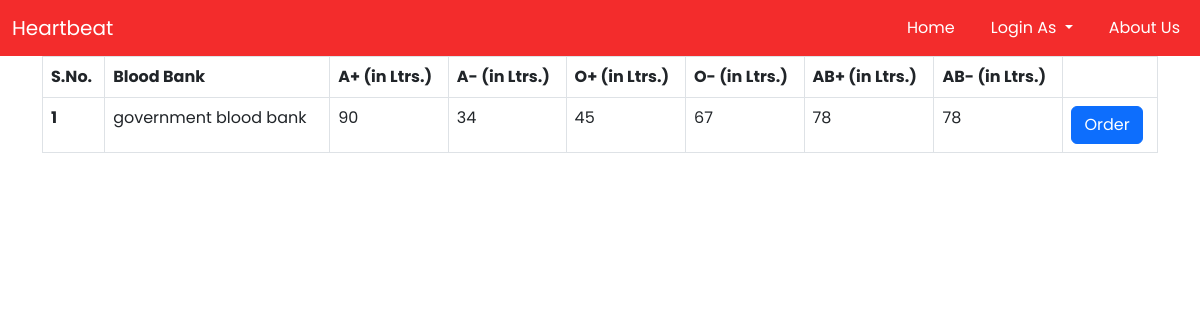
The page /user/bloodbank/list/ on the database as committed earlier.
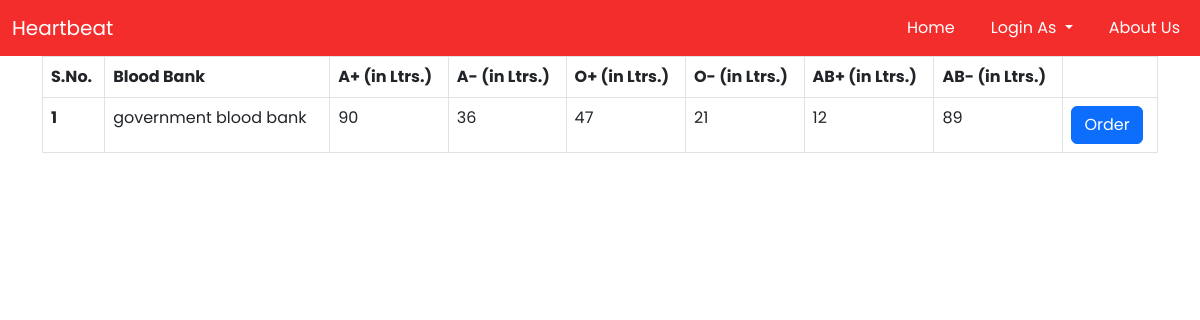
The same page on the database as committed later.
### users/models.py (models this page shows)
class BloodStock(models.Model):
    user=models.OneToOneField(User,on_delete=models.CASCADE)
    apositive = models.IntegerField()
    anegative = models.IntegerField()
    abpositive = models.IntegerField()
    abnegative = models.IntegerField()
    opositive = models.IntegerField()
    onegative = models.IntegerField()

class User(AbstractUser):
    is_deliveryPerson = models.BooleanField(default=False)
    is_customer = models.BooleanField(default=False)
    is_bloodbank = models.BooleanField(default=False)

### users/views.py (the view)
# urls.py: path('user/bloodbank/list/',views.BloodBankList,name='bloodBankList'),
def BloodBankList(request):
    bloodbanks=BloodStock.objects.all()
    return render(request,'bloodbank/bloodbanklist.html',{'bloodbanks':bloodbanks})

### templates/bloodbank/bloodbanklist.html (shortened to what this page needs)
{% extends 'components/base.html' %}
{% block body %}
{% include 'components/navbar.html' %}
<div class="container">
<table class="table table-bordered">
    <thead>
      <tr>
        <th scope="col">S.No.</th>
        <th scope="col">Blood Bank</th>
        <th scope="col">A+ (in Ltrs.)</th>
        <th scope="col">A- (in Ltrs.)</th>
        <th scope="col">O+ (in Ltrs.)</th>
        <th scope="col">O- (in Ltrs.)</th>
        <th scope="col">AB+ (in Ltrs.)</th>
        <th scope="col">AB- (in Ltrs.)</th>
        <th scope="col"></th>
      </tr>
    </thead>
    <tbody>
        {% for bloodbank in bloodbanks %}
      <tr>
        <th scope="row">{{bloodbank.id}}</th>
        <td>{{bloodbank.user.first_name}}</td>
        <td>{{bloodbank.apositive}}</td>
        <td>{{bloodbank.anegative}}</td>
        <td>{{bloodbank.opositive}}</td>
        <td>{{bloodbank.onegative}}</td>
        <td>{{bloodbank.abpositive}}</td>
        <td>{{bloodbank.abnegative}}</td>
        <td><a href="{% url 'orderAmount' pk=bloodbank.pk %}" class="btn btn-primary">Order</a></td>
      </tr>
      {% endfor %}
    </tbody>
  </table>
</div>
{% endblock %}

### templates/components/base.html (shortened to what this page needs)
{% load static %}
<!DOCTYPE html>
<html>
<head>
    <link href="https://cdn.jsdelivr.net/npm/bootstrap@5.2.1/dist/css/bootstrap.min.css" rel="stylesheet"
>
    <link rel="stylesheet" href="https://cdnjs.cloudflare.com/ajax/libs/font-awesome/6.2.0/css/all.min.css"
 />
    <link rel="stylesheet" href="{% static 'style.css' %}">
</head>
<body>
    {% block body %}
    {% endblock %}
</body>
</html>

### templates/components/navbar.html (shortened to what this page needs)
{% extends './base.html' %}
{% block body %}
  <nav class="navbar navbar-dark navbar-expand-lg modified-navbar">
    <div class="container-fluid">
      <a class="navbar-brand" href="/">Heartbeat</a>
      <div class="collapse navbar-collapse side-links"  id="navbarSupportedContent">
        <ul class="navbar-nav mb-2 mb-lg-0">
          <li class="nav-item">
            <a class="nav-link active" aria-current="page" href="#">Home</a>
          </li>
          {% if user.is_authenticated %}
          <li class="nav-item">
            <a class="nav-link" href="{% url 'logout' %}">Logout</a>
          </li>
          {% else %}
          <li class="nav-item dropdown">
            <a class="nav-link dropdown-toggle" href="#" id="navbarDropdown" role="button" data-bs-toggle="dropdown" aria-expanded="false">
             Login As
            </a>
          </li>
          {% endif %}
          <li class="nav-item">
            <a class="nav-link" href="#">About Us</a>
          </li>
        </ul>
      </div>
    </div>
  </nav>
  {% endblock %}

### users/static/style.css (style rules this page uses)
* { margin: 0; padding: 0; box-sizing: border-box; font-family: 'Poppins', sans-serif; }
.navbar-brand { color: white; }
.modified-navbar { background: #F32C2C; color: white; }
.nav-link { color: white; text-decoration: none; }
.side-links { display: flex; justify-content: flex-end; align-items: center; flex-direction: row; }
.nav-item { margin-left: 20px; }

Rows that differ between the two databases and show on the page:
changed BloodStock "government blood bank": anegative "34" → "36"; opositive "45" → "47"; onegative "67" → "21"; abpositive "78" → "12"; abnegative "78" → "89"
